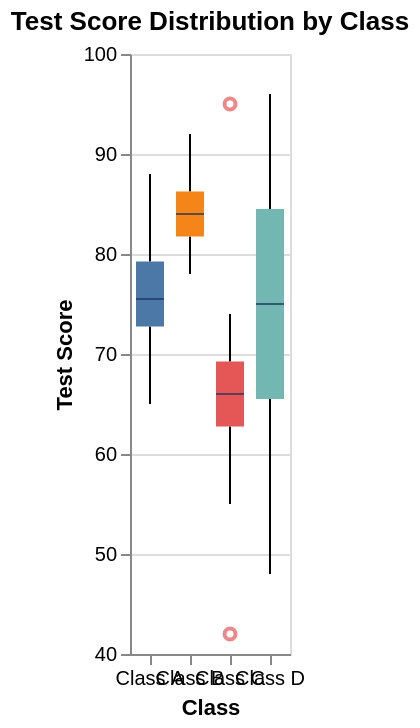

Express this chart as Vega-Lite.
### Vega-Lite specification from a JSON file in a GitHub repository (floating-point values rounded to 4 significant figures)
{"$schema": "https://vega.github.io/schema/vega-lite/v6.json", "_metadata": {"dataFormat": "Array of objects with 'group' (nominal category) and 'value' (quantitative measurement) fields. Multiple observations per group -- Vega-Lite computes quartiles, whiskers, and outliers automatically.", "customization": ["Replace 'values' array with your raw observations", "Change field names in encoding.x.field, encoding.y.field, and encoding.color.field", "Adjust encoding.x.title and encoding.y.title for your variables", "Set mark.extent to control whisker length (1.5 = standard IQR rule)", "Modify title and description for your context"]}, "title": "Test Score Distribution by Class", "description": "Box plots comparing score distributions across four classes. Class B has the highest median (84), while Class D shows the widest spread. Class C contains outliers at both extremes.", "width": "container", "height": 300, "data": {"values": [{"group": "Class A", "value": 65}, {"group": "Class A", "value": 68}, {"group": "Class A", "value": 70}, {"group": "Class A", "value": 71}, {"group": "Class A", "value": 72}, {"group": "Class A", "value": 73}, {"group": "Class A", "value": 74}, {"group": "Class A", "value": 74}, {"group": "Class A", "value": 75}, {"group": "Class A", "value": 75}, {"group": "Class A", "value": 76}, {"group": "Class A", "value": 76}, {"group": "Class A", "value": 77}, {"group": "Class A", "value": 78}, {"group": "Class A", "value": 79}, {"group": "Class A", "value": 80}, {"group": "Class A", "value": 82}, {"group": "Class A", "value": 84}, {"group": "Class A", "value": 85}, {"group": "Class A", "value": 88}, {"group": "Class B", "value": 78}, {"group": "Class B", "value": 79}, {"group": "Class B", "value": 80}, {"group": "Class B", "value": 81}, {"group": "Class B", "value": 81}, {"group": "Class B", "value": 82}, {"group": "Class B", "value": 82}, {"group": "Class B", "value": 83}, {"group": "Class B", "value": 83}, {"group": "Class B", "value": 84}, {"group": "Class B", "value": 84}, {"group": "Class B", "value": 84}, {"group": "Class B", "value": 85}, {"group": "Class B", "value": 85}, {"group": "Class B", "value": 86}, {"group": "Class B", "value": 87}, {"group": "Class B", "value": 88}, {"group": "Class B", "value": 89}, {"group": "Class B", "value": 90}, {"group": "Class B", "value": 92}, {"group": "Class C", "value": 42}, {"group": "Class C", "value": 55}, {"group": "Class C", "value": 58}, {"group": "Class C", "value": 60}, {"group": "Class C", "value": 62}, {"group": "Class C", "value": 63}, {"group": "Class C", "value": 64}, {"group": "Class C", "value": 65}, {"group": "Class C", "value": 65}, {"group": "Class C", "value": 66}, {"group": "Class C", "value": 66}, {"group": "Class C", "value": 67}, {"group": "Class C", "value": 68}, {"group": "Class C", "value": 68}, {"group": "Class C", "value": 69}, {"group": "Class C", "value": 70}, {"group": "Class C", "value": 71}, {"group": "Class C", "value": 72}, {"group": "Class C", "value": 74}, {"group": "Class C", "value": 95}, {"group": "Class D", "value": 48}, {"group": "Class D", "value": 52}, {"group": "Class D", "value": 56}, {"group": "Class D", "value": 60}, {"group": "Class D", "value": 64}, {"group": "Class D", "value": 66}, {"group": "Class D", "value": 68}, {"group": "Class D", "value": 70}, {"group": "Class D", "value": 72}, {"group": "Class D", "value": 74}, {"group": "Class D", "value": 76}, {"group": "Class D", "value": 78}, {"group": "Class D", "value": 80}, {"group": "Class D", "value": 82}, {"group": "Class D", "value": 84}, {"group": "Class D", "value": 86}, {"group": "Class D", "value": 88}, {"group": "Class D", "value": 90}, {"group": "Class D", "value": 92}, {"group": "Class D", "value": 96}]}, "mark": {"type": "boxplot", "extent": 1.5, "tooltip": true, "median": {"color": "#1a365d"}, "outliers": {"color": "#e53e3e"}}, "encoding": {"x": {"field": "group", "type": "nominal", "title": "Class", "axis": {"labelAngle": 0}}, "y": {"field": "value", "type": "quantitative", "title": "Test Score", "scale": {"zero": false}}, "color": {"field": "group", "type": "nominal", "legend": null, "scale": {"scheme": "tableau10"}}}}
